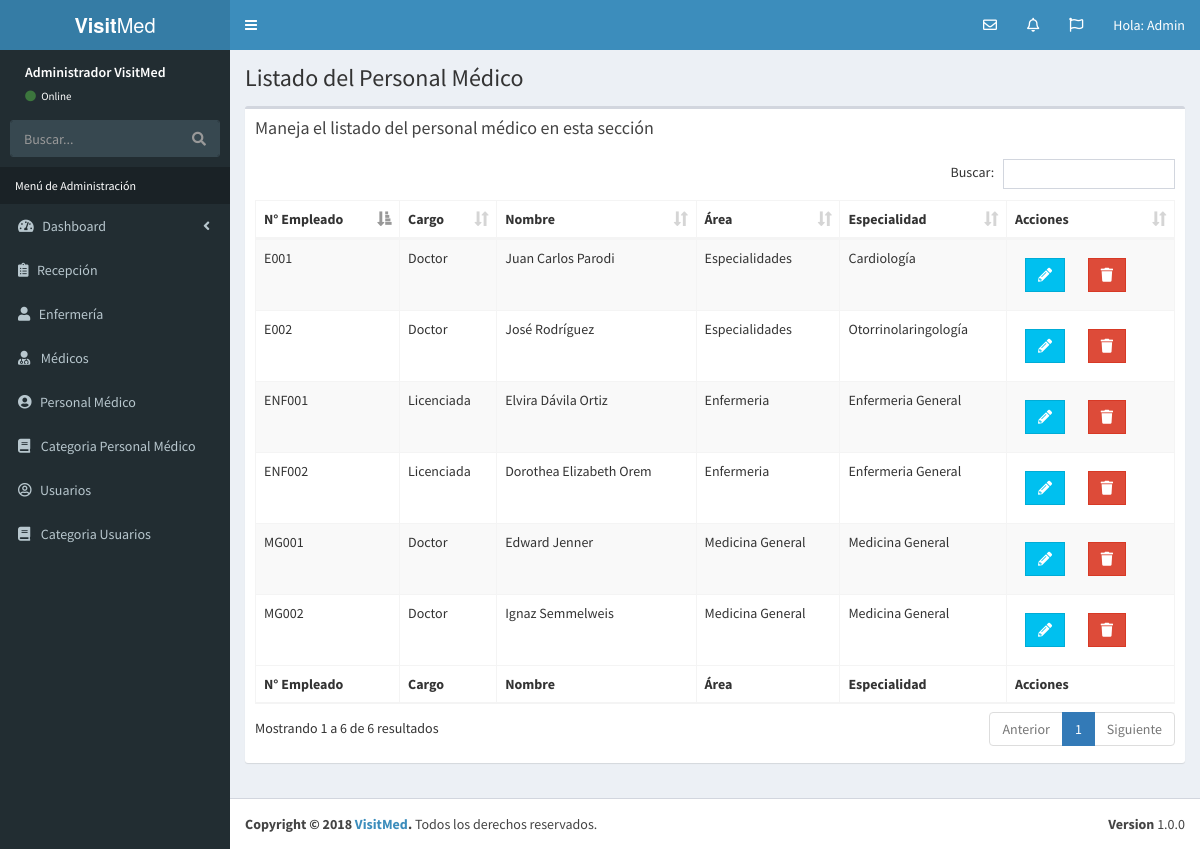
Before: /lista_personal_medico.php (signed in) with the older database file.
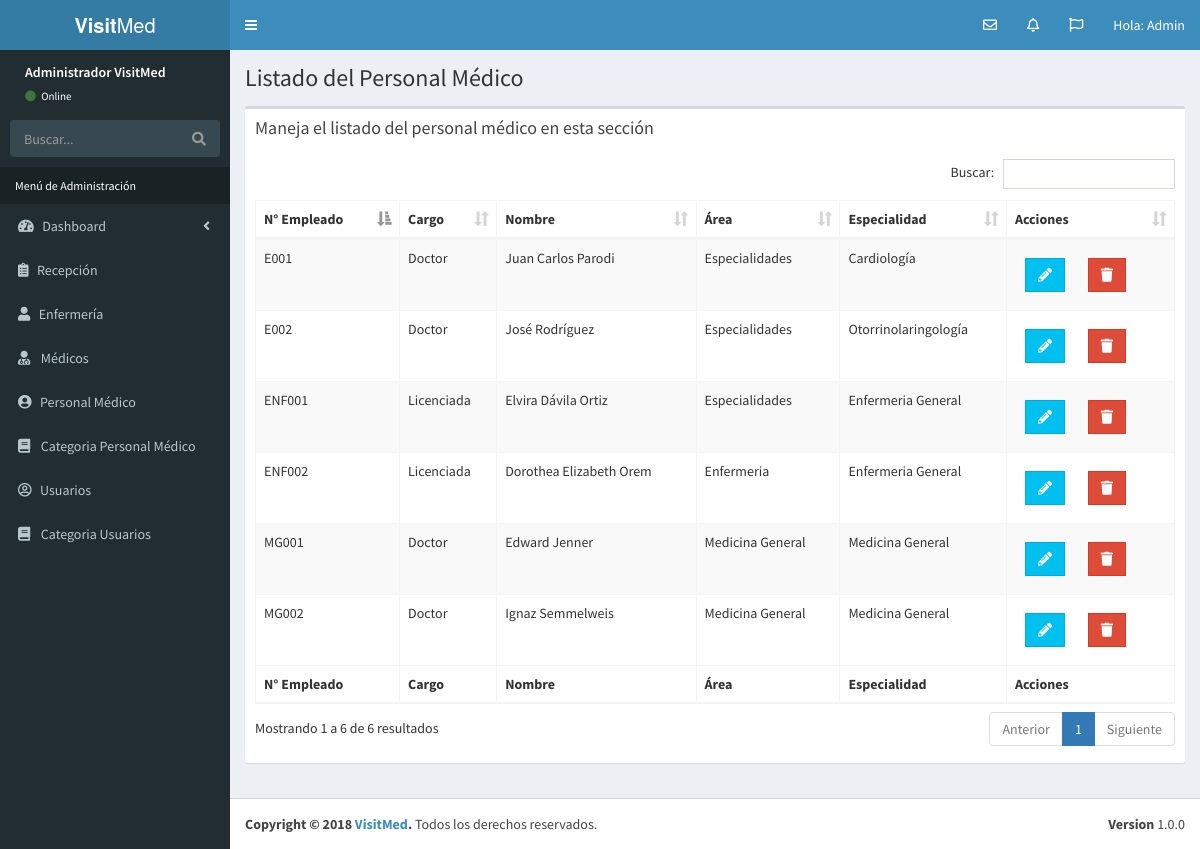
After: the same page with the newer database file.
### tables this page shows
CREATE TABLE `personal_medico` (
  `id_personal_medico` int(11) NOT NULL,
  `id_cat_per_medico` tinyint(10) NOT NULL,
  `cargo_medico` varchar(50) NOT NULL,
  `especialidad_medica` varchar(50) NOT NULL,
  `nombre_personal_medico` varchar(100) NOT NULL,
  `apellido_personal_medico` varchar(100) NOT NULL,
  `numero_empleado` varchar(30) NOT NULL,
  `editado` datetime NOT NULL
);

CREATE TABLE `categoria_personal_medico` (
  `id_categoria_personal_medico` tinyint(10) NOT NULL,
  `cat_personal_medico` varchar(50) NOT NULL
);

### lista_personal_medico.php (the view, shortened to what this page needs)
<?php
      include_once 'funciones/funciones.php';
      include_once 'templates/header.php';
      include_once 'templates/barra.php';
      include_once 'templates/navegacion.php';
?>
  <div class="content-wrapper">
    <section class="content-header">
          <h1>
            Listado del Personal Médico
          </h1>
    </section>
   <section class="content">
      <div class="row">
        <div class="col-xs-12">
          <div class="box">
            <div class="box-header">
              <h3 class="box-title">Maneja el listado del personal médico en esta sección</h3>
            </div>
            <div class="box-body">
              <table id="registros" class="table table-bordered table-striped">
                <thead>
                <tr>
                  <th>N° Empleado</th>
                  <th>Cargo</th>
                  <th>Nombre</th>
                  <th>Área</th>
                  <th>Especialidad</th>
                  <th>Acciones</th>
                </tr>
                </thead>
                <tbody>
                    <?php
                     try {
                        $sql = "SELECT id_personal_medico, numero_empleado, cargo_medico, nombre_personal_medico, apellido_personal_medico, cat_personal_medico, especialidad_medica  ";
                        $sql .= " FROM personal_medico ";
                        $sql .= " INNER JOIN categoria_personal_medico ";
                        $sql .= " ON personal_medico.id_cat_per_medico=categoria_personal_medico.id_categoria_personal_medico ";
                        $sql .= " ORDER BY id_categoria_personal_medico";
                        $resultado = $conn->query($sql);
                     } catch (Exception $e) {
                        $error = $e->getMessage();
                        echo $error;
                     }
                     while($personal_medico = $resultado->fetch_assoc() ) { ?>
                          <tr>
                              <td><?php echo $personal_medico['numero_empleado']; ?></td>
                              <td><?php echo $personal_medico['cargo_medico']; ?></td>
                              <td><?php echo $personal_medico['nombre_personal_medico'] . " " . $personal_medico['apellido_personal_medico']; ?></td>
                              <td><?php echo $personal_medico['cat_personal_medico']; ?></td>
                              <td><?php echo $personal_medico['especialidad_medica']; ?></td>
                              <td>
                                <a href="editar_personal_medico.php?id=<?php echo $personal_medico['id_personal_medico']; ?>" class="btn btn-info btn-flat margin ">
                                    <i class="fas fa-pencil-alt"></i>
                                </a>
                                <a href="#" data-id="<?php echo $personal_medico['id_personal_medico']; ?>" data-tipo="personal_medico" class="btn btn-danger btn-flat margin borrar_registro">
                                    <i class="fa fa-trash"></i>
                                </a>
                              </td>
                          </tr>
                     <?php } ?>
                </tbody>
                <tfoot>
                <tr>
                  <th>N° Empleado</th>
                  <th>Cargo</th>
                  <th>Nombre</th>
                  <th>Área</th>
                  <th>Especialidad</th>
                  <th>Acciones</th>
                </tr>
                </tfoot>
              </table>
            </div>
          </div>
        </div>
      </div>
    </section>
  </div>
  <?php
        include_once 'templates/footer.php';
  ?>

### templates/header.php (shortened to what this page needs)
<!DOCTYPE html>
<html>
<head>
  <link rel="stylesheet" href="css/bootstrap.min.css">
  <link rel="stylesheet" href="css/select2.min.css">
  <link rel="stylesheet" href="css/font-awesome.min.css">
  <link rel="stylesheet" href="css/ionicons.min.css">
  <link rel="stylesheet" href="css/dataTables.bootstrap.min.css">
  <link rel="stylesheet" href="css/AdminLTE.min.css">
  <link rel="stylesheet" href="css/skins/_all-skins.min.css">
  <link rel="stylesheet" href="css/sweetalert2.all.min.css">
  <link rel="stylesheet" href="css/admin.css">
  <link rel="stylesheet" href="https://use.fontawesome.com/releases/v5.4.2/css/all.css">
</head>

### templates/barra.php (shortened to what this page needs)
<body class="hold-transition skin-blue sidebar-mini">
<div class="wrapper">
  <header class="main-header">
    <a href="#" class="logo">
      <span class="logo-lg"><b>Visit</b>Med</span>
    </a>
    <nav class="navbar navbar-static-top">
      <a href="#" class="sidebar-toggle" data-toggle="push-menu" role="button">
      </a>
      <div class="navbar-custom-menu">
        <ul class="nav navbar-nav">
                            <li class="dropdown messages-menu">
                              <a href="#" class="dropdown-toggle" data-toggle="dropdown">
                                <i class="far fa-envelope"></i>
                              </a>
                            </li>
                            <li class="dropdown notifications-menu">
                              <a href="#" class="dropdown-toggle" data-toggle="dropdown">
                                <i class="far fa-bell"></i>
                              </a>
                            </li>
                            <li class="dropdown tasks-menu">
                              <a href="#" class="dropdown-toggle" data-toggle="dropdown">
                                <i class="far fa-flag"></i>
                              </a>
                            </li>
          <li class="dropdown user user-menu">
            <a href="#" class="dropdown-toggle" data-toggle="dropdown">
              <span class="hidden-xs">Hola: Admin</span>
            </a>
          </li>
        </ul>
      </div>
    </nav>
  </header>

### templates/navegacion.php (shortened to what this page needs)
<aside class="main-sidebar">
  <section class="sidebar">
    <div class="user-panel">
      <div class="info">
        <p>Administrador VisitMed</p>
        <a href="#"><i class="fa fa-circle text-success"></i> Online</a>
      </div>
    </div>
    <form action="#" method="get" class="sidebar-form">
      <div class="input-group">
        <input type="text" name="q" class="form-control" placeholder="Buscar...">
        <span class="input-group-btn">
              <button type="submit" name="search" id="search-btn" class="btn btn-flat"><i class="fa fa-search"></i>
              </button>
            </span>
      </div>
    </form>
    <ul class="sidebar-menu" data-widget="tree">
      <li class="header">Menú de Administración</li>
      <li class="treeview">
        <a href="#">
          <i class="fas fa-tachometer-alt"></i>&nbsp;&nbsp; <span>Dashboard</span>
          <span class="pull-right-container">
            <i class="fa fa-angle-left pull-right"></i>
          </span>
        </a>
      </li>
      <li class="treeview">
        <a href="#">
        <i class="fas fa-clipboard-list" aria-hidden="true"></i>&nbsp;&nbsp;
          <span>Recepción</span>
        </a>
      </li>
      <li class="treeview">
        <a href="#">
          <i class="fas fa-user" aria-hidden="true"></i>&nbsp;&nbsp;
          <span>Enfermería</span>
        </a>
      </li>
      <li class="treeview">
        <a href="#">
        <i class="fa fa-user-md" aria-hidden="true"></i>
          <span>Médicos</span>
        </a>
      </li>
      <li class="treeview">
        <a href="#">
          <i class="fas fa-user-circle"></i>&nbsp;&nbsp;
          <span>Personal Médico</span>
        </a>
      </li>
      <li class="treeview">
        <a href="#">
          <i class="fa fa-book"></i>
          <span>Categoria Personal Médico</span>
        </a>
      </li>
      <li class="treeview">
        <a href="#">
          <i class="far fa-user-circle"></i>&nbsp;&nbsp;
          <span>Usuarios</span>
        </a>
      </li>
      <li class="treeview">
        <a href="#">
          <i class="fa fa-book"></i>
          <span>Categoria Usuarios</span>
        </a>
      </li>
    </ul>
  </section>
</aside>

### templates/footer.php (shortened to what this page needs)
  <footer class="main-footer">
    <div class="pull-right hidden-xs">
      <b>Version</b> 1.0.0
    </div>
    <strong>Copyright &copy; 2018 <a href="#">VisitMed</a>.</strong> Todos los derechos reservados.
  </footer>
  </div>
</body>
</html>

### css/admin.css (style rules this page uses)
.user-panel { height: 60px; }
.user-panel>.info { position: relative; left: auto; }
.skin-blue .sidebar-menu>li.header { color: white; }

Changed rows visible on the page:
changed personal_medico "ENF001": id_cat_per_medico.cat_personal_medico "Enfermeria" → "Especialidades"; moves down the list
